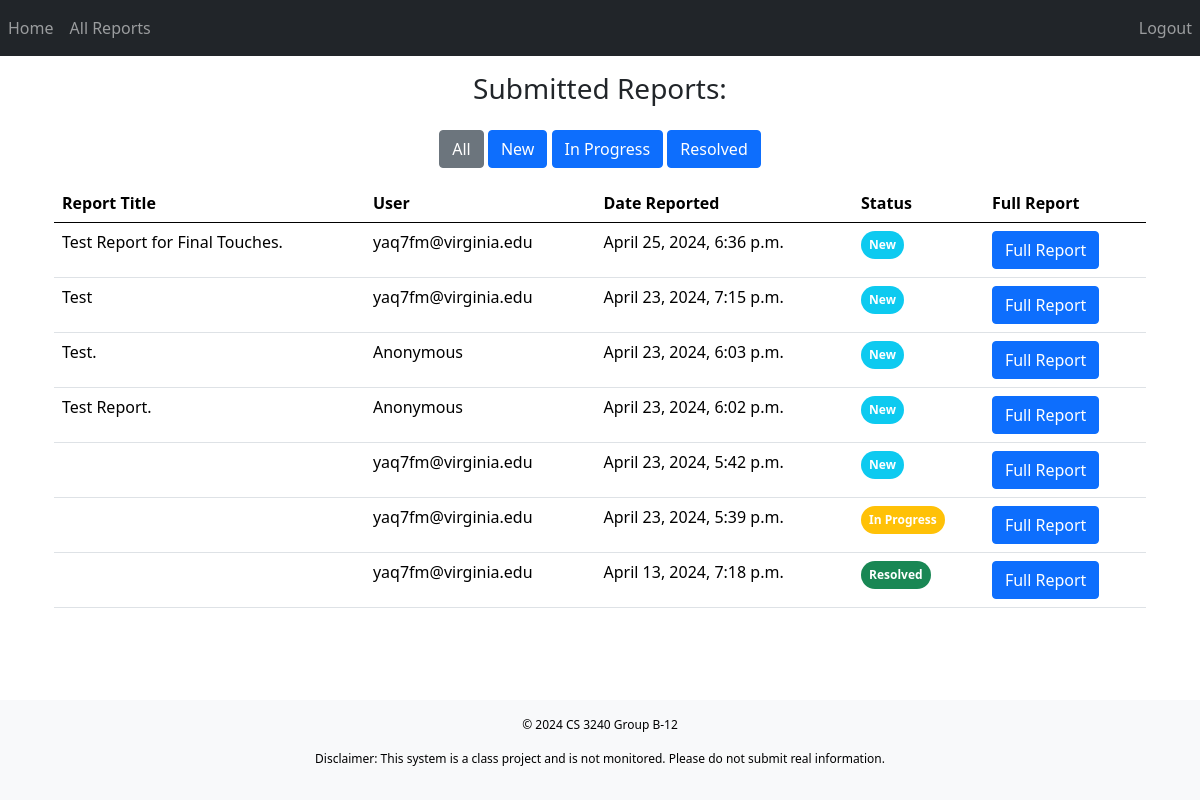
The page /file_uploads/ (signed in) on the database its author committed.
### users/models.py (models this page shows, shortened)
class Report(models.Model):
    STATUS_CHOICES = [
        (0, 'New'),
        (1, 'In Progress'),
        (2, 'Resolved'),
    ]
    user = models.ForeignKey(CustomUser, on_delete=models.CASCADE, null=True)
    pub_date_report = models.DateTimeField("date published", default=timezone.now)
    title = models.CharField(max_length=50, default=" ")
    location = models.CharField(max_length=300, default=" ")
    date = models.CharField(max_length=200, default=" ")
    time = models.CharField(max_length=200, default=" ")
    type_of_violation = models.CharField(max_length=300, default="")
    explain = models.TextField(default=" ")
    status = models.IntegerField(default=0, choices=STATUS_CHOICES)
    note = models.TextField(default="")

class CustomUser(models.Model):
    email = models.EmailField(primary_key=True)
    is_site_admin = models.BooleanField(default=False)

### users/views.py (the view)
# urls.py: path('file_uploads/', views.file_uploads, name="file_uploads"),
def file_uploads(request):
    if not request.user.is_authenticated:
        return redirect("index")
    if not is_site_admin(request.user.email):
        return redirect("user_home")
    else:
        reports = Report.objects.all().order_by('-pub_date_report')
        for report in reports:
            report.date = convert_date(report.date)
            report.time = convert_time(report.time)
        file_context = {'files_info': reports}
        return render(request, 'file_uploads.html', file_context)

### users/context_processors.py (called while the page is built)
def user_info(request):
    user = get_user(request)
    if user.is_authenticated:
        social_account = SocialAccount.objects.filter(user=user).first()
        more_data = social_account.extra_data if social_account else {}
        user_full_name = more_data.get("name", "")
        user_account_name = user.username
        user_email = more_data.get("email", "")
        user_picture = more_data.get("picture", "")
        user_is_site_admin = is_site_admin(user_email) if user_email else False
        if social_account:
            user_account_name = social_account.user.username
        return {
            "user_full_name": user_full_name,
            "user_account_name": user_account_name,
            "user_email": user_email,
            "user_picture": user_picture,
            "user_is_site_admin": user_is_site_admin,
        }
    else:
        return {}

### users/views.py (called while the page is built)
def is_site_admin(email):
    return CustomUser.objects.get(email=email).is_site_admin

def convert_time(time):
    time = time.split(':')
    hour = int(time[0])
    minute = time[1]
    if hour < 12:
        return str(hour) + ':' + minute + ' a.m.'
    elif hour == 12:
        return str(hour) + ':' + minute + ' p.m.'
    else:
        return str(hour - 12) + ':' + minute + ' p.m.'

def convert_date(date):
    months = ['January', 'February', 'March', 'April', 'May', 'June', 'July', 'August', 'September', 'October',
              'November', 'December']
    date = date.split('-')
    year = date[0]
    month = int(date[1])
    day = date[2]
    return months[month - 1] + ' ' + day + ', ' + year

### users/templates/file_uploads.html (shortened to what this page needs)
{% load bootstrap5 %} {% load bootstrap_icons %} {%bootstrap_css %} {% bootstrap_javascript %}
<nav class="navbar navbar-expand-sm navbar-dark d-flex justify-content-between" style="background-color: #212529">
    <ul class="navbar-nav">
        <li class="nav-item">
            <a class="nav-link d-flex align-items-center" href="{% url 'admin_home' %}">{% bs_icon 'house' extra_classes="mx-1" %} Home</a>
        </li>
        <li class="nav-item">
            <a class="nav-link d-flex align-items-center" href="{% url 'file_uploads' %}">{% bs_icon 'clipboard' extra_classes="mx-1" %} All Reports</a>
        </li>
    </ul>
    <ul class="navbar-nav ml-auto">
        <li class="nav-item">
            <a class="nav-link d-flex align-items-center" href="{% url 'logout' %}">{% bs_icon 'box-arrow-left' extra_classes="mx-1" %} Logout</a>
        </li>
    </ul>
</nav>
<!DOCTYPE html>
<html lang="en">
    <head>
        <link href="https://stackpath.bootstrapcdn.com/bootstrap/5.0.0-alpha1/css/bootstrap.min.css" rel="stylesheet" />
    </head>
    <body class="d-flex flex-column min-vh-100">
        <div class="container text-center mt-3">
            <h3>Submitted Reports:</h3>
        </div>
        <div class="container d-flex flex-column align-items-center mt-3 mb-3 flex-grow-1">
            <div class="tabs">
                {% if request.resolver_match.url_name != 'file_uploads' %}
                <a class="btn btn-primary" href="{% url 'file_uploads' %}">All</a>
                {% else %}
                <a class="btn btn-secondary" href="{% url 'file_uploads' %}">All</a>
                {% endif %} {% if request.resolver_match.url_name != 'file_uploads_new' %}
                <a class="btn btn-primary" href="{% url 'file_uploads_new' %}">New</a>
                {% else %}
                <a class="btn btn-secondary" href="{% url 'file_uploads_new' %}">New</a>
                {% endif %} {% if request.resolver_match.url_name != 'file_uploads_in_progress' %}
                <a class="btn btn-primary" href="{% url 'file_uploads_in_progress' %}">In Progress</a>
                {% else %}
                <a class="btn btn-secondary" href="{% url 'file_uploads_in_progress' %}">In Progress</a>
                {% endif %} {% if request.resolver_match.url_name != 'file_uploads_resolved' %}
                <a class="btn btn-primary" href="{% url 'file_uploads_resolved' %}">Resolved</a>
                {% else %}
                <a class="btn btn-secondary" href="{% url 'file_uploads_resolved' %}">Resolved</a>
                {% endif %}
            </div>
            <table class="table mt-3 w-100">
                <thead>
                    <tr>
                        <th>Report Title</th>
                        <th>User</th>
                        <th>Date Reported</th>
                        <th>Status</th>
                        <th>Full Report</th>
                    </tr>
                </thead>
                <tbody>
                    {% for report in files_info %}
                    <tr>
                        <td>{{ report.title }}</td>
                        <td>{% if report.user %} {{ report.user.email }} {% else %} Anonymous {% endif %}</td>
                        <td>{{ report.pub_date_report }}</td>
                        <td>
                            {% if report.status == 0 %}
                            <span class="badge bg-info rounded-pill p-2">New</span>
                            {% elif report.status == 1 %}
                            <span class="badge bg-warning rounded-pill p-2">In Progress</span>
                            {% elif report.status == 2 %}
                            <span class="badge bg-success rounded-pill p-2">Resolved</span>
                            {% endif %}
                        </td>
                        <td>
                            <a href="{% url 'admin_full_report' report.id %}" class="btn btn-primary">Full Report</a>
                        </td>
                    </tr>
                    {% endfor %}
                </tbody>
            </table>
        </div>
        <footer class="mt-auto bg-light text-center text-black py-3" style="font-size: 0.75rem">
            <p class="footer-small-text">&copy; 2024 CS 3240 Group B-12</p>
            <p class="footer-small-text">Disclaimer: This system is a class project and is not monitored. Please do not submit real information.</p>
        </footer>
    </body>
</html>

### rows shown on the page
Report: title "Test Report for Final Touches.", user.email "yaq7fm@virginia.edu", pub_date_report "April 25, 2024, 6:36 p.m.", status "New"
Report: title "Test", user.email "yaq7fm@virginia.edu", pub_date_report "April 23, 2024, 7:15 p.m.", status "New"
Report: title "Test.", shows "Anonymous", pub_date_report "April 23, 2024, 6:03 p.m.", status "New"
Report: title "Test Report.", shows "Anonymous", pub_date_report "April 23, 2024, 6:02 p.m.", status "New"
Report: user.email "yaq7fm@virginia.edu", pub_date_report "April 23, 2024, 5:42 p.m.", status "New"
Report: user.email "yaq7fm@virginia.edu", pub_date_report "April 23, 2024, 5:39 p.m.", status "In Progress"
Report: user.email "yaq7fm@virginia.edu", pub_date_report "April 13, 2024, 7:18 p.m.", status "Resolved"
